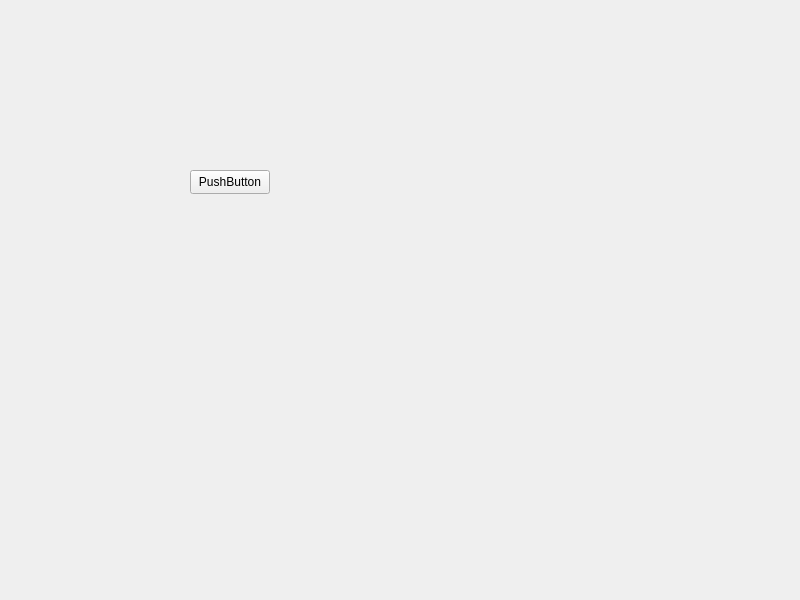
<?xml version="1.0" encoding="UTF-8"?>
<ui version="4.0">
 <class>MainWindow</class>
 <widget class="QMainWindow" name="MainWindow">
  <property name="geometry">
   <rect>
    <x>0</x>
    <y>0</y>
    <width>800</width>
    <height>600</height>
   </rect>
  </property>
  <property name="windowTitle">
   <string>MainWindow</string>
  </property>
  <widget class="QWidget" name="centralwidget">
   <widget class="QPushButton" name="pushButton">
    <property name="geometry">
     <rect>
      <x>190</x>
      <y>170</y>
      <width>80</width>
      <height>24</height>
     </rect>
    </property>
    <property name="text">
     <string>PushButton</string>
    </property>
   </widget>
  </widget>
 </widget>
 <resources/>
 <connections/>
</ui>
